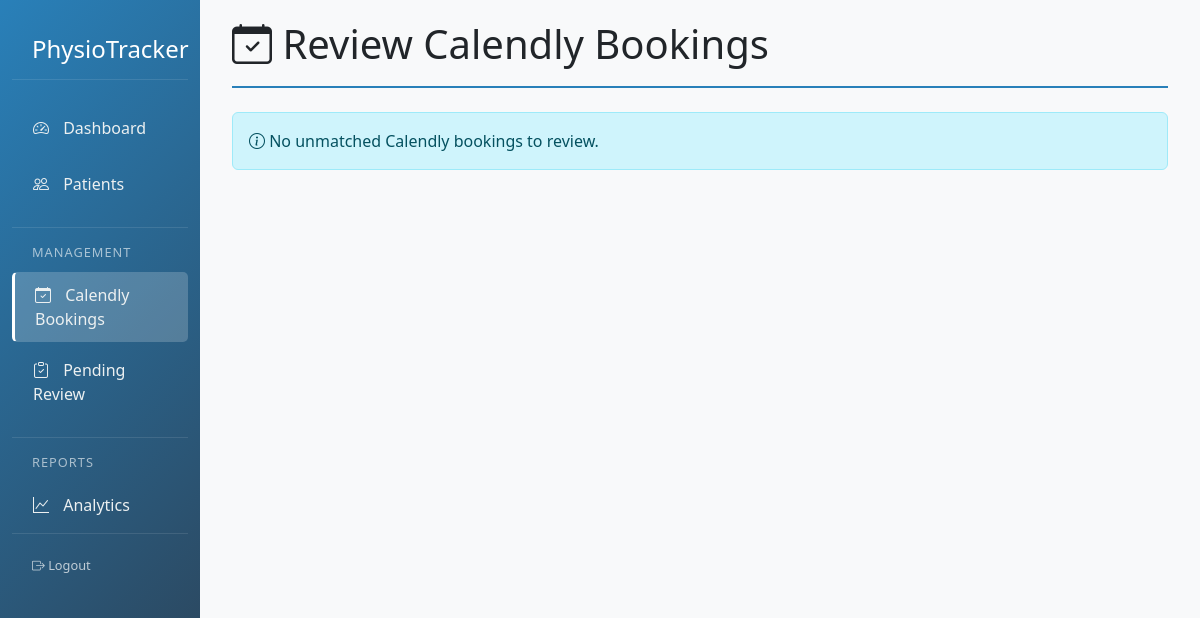
Before: /calendly/review with the older database file.
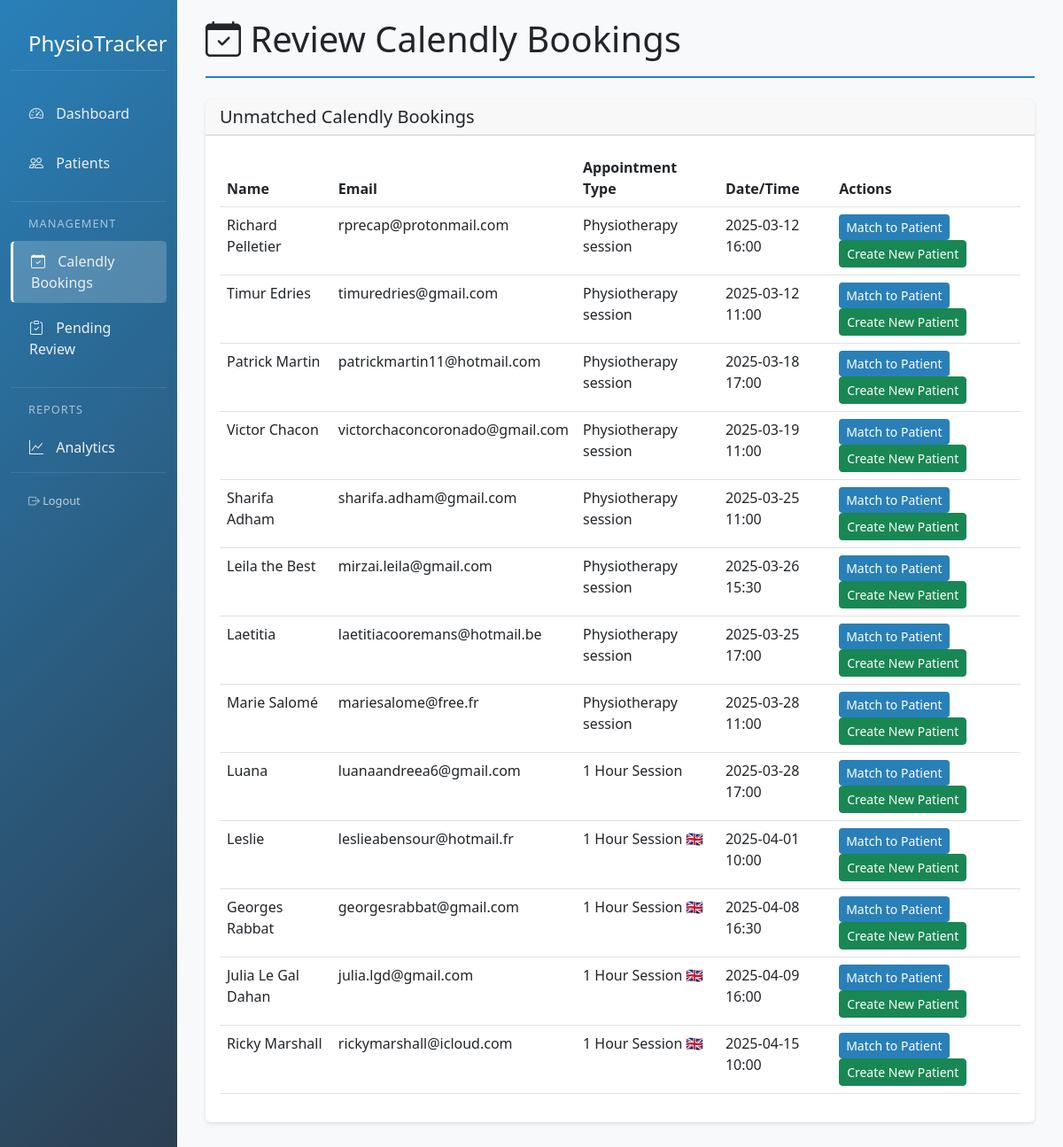
After: the same page with the newer database file.
### app/models.py (models this page shows)
class UnmatchedCalendlyBooking(db.Model):
    id = db.Column(db.Integer, primary_key=True)
    name = db.Column(db.String(100), nullable=False)
    email = db.Column(db.String(100), nullable=False)
    event_type = db.Column(db.String(100))
    start_time = db.Column(db.DateTime)
    calendly_invitee_id = db.Column(db.String(100))
    status = db.Column(db.String(20), default='Pending')  # Pending, Matched, Ignored
    matched_patient_id = db.Column(db.Integer, db.ForeignKey('patient.id'), nullable=True)
    created_at = db.Column(db.DateTime, default=datetime.utcnow)
    matched_patient = db.relationship('Patient', backref='calendly_matches')

### app/routes/main.py (the view)
@main.route('/calendly/review')
def review_calendly_bookings():
    unmatched_bookings = UnmatchedCalendlyBooking.query.filter_by(status='Pending').all()
    return render_template('calendly_review.html', unmatched_bookings=unmatched_bookings)

### app/templates/calendly_review.html (shortened to what this page needs)
{% extends "base.html" %}
{% block content %}
<div class="container-fluid">
    <div class="page-header d-flex justify-content-between align-items-center mb-4">
        <h1><i class="bi bi-calendar-check"></i> Review Calendly Bookings</h1>
    </div>
    {% if unmatched_bookings %}
    <div class="card mb-4">
        <div class="card-header">
            <h5 class="mb-0">Unmatched Calendly Bookings</h5>
        </div>
        <div class="card-body">
            <div class="table-responsive">
                <table class="table table-hover">
                    <thead>
                        <tr>
                            <th>Name</th>
                            <th>Email</th>
                            <th>Appointment Type</th>
                            <th>Date/Time</th>
                            <th>Actions</th>
                        </tr>
                    </thead>
                    <tbody>
                        {% for booking in unmatched_bookings %}
                        <tr data-booking-id="{{ booking.id }}">
                            <td>{{ booking.name }}</td>
                            <td>{{ booking.email }}</td>
                            <td>{{ booking.event_type }}</td>
                            <td>{{ booking.start_time.strftime('%Y-%m-%d %H:%M') }}</td>
                            <td>
                                <button class="btn btn-sm btn-primary"
                                        onclick="showMatchModal('{{ booking.id }}', '{{ booking.name }}')">
                                    Match to Patient
                                </button>
                                <button class="btn btn-sm btn-success"
                                        onclick="createNewPatient('{{ booking.id }}')">
                                    Create New Patient
                                </button>
                            </td>
                        </tr>
                        {% endfor %}
                    </tbody>
                </table>
            </div>
        </div>
    </div>
    {% else %}
    <div class="alert alert-info">
        <i class="bi bi-info-circle"></i> No unmatched Calendly bookings to review.
    </div>
    {% endif %}
</div>
{% endblock %}

### app/templates/base.html (shortened to what this page needs)
<!DOCTYPE html>
<html lang="en">
<head>
    <link href="https://cdn.jsdelivr.net/npm/bootstrap@5.3.0/dist/css/bootstrap.min.css" rel="stylesheet">
    <link rel="stylesheet" href="https://cdn.jsdelivr.net/npm/bootstrap-icons@1.7.2/font/bootstrap-icons.css">
    <link href="https://assets.calendly.com/assets/external/widget.css" rel="stylesheet">
</head>
<body>
    <div class="container-fluid">
        <div class="row">
            <div class="sidebar col-md-2 col-lg-2 d-md-block">
                <div class="sidebar-header">
                    <h3>PhysioTracker</h3>
                </div>
                <ul class="nav flex-column">
                    <li class="nav-item">
                        <a class="nav-link {% if request.path == '/' %}active{% endif %}" href="{{ url_for('main.index') }}">
                            <i class="bi bi-speedometer2"></i> Dashboard
                        </a>
                    </li>
                    <li class="nav-item">
                        <a class="nav-link {% if '/patients' in request.path %}active{% endif %}" href="{{ url_for('main.patients_list') }}">
                            <i class="bi bi-people"></i> Patients
                        </a>
                    </li>
                    <div class="nav-section">
                        <div class="nav-section-title">Management</div>
                        <li class="nav-item">
                            <a class="nav-link {% if '/calendly/review' in request.path %}active{% endif %}" href="{{ url_for('main.review_calendly_bookings') }}">
                                <i class="bi bi-calendar-check"></i> Calendly Bookings
                            </a>
                        </li>
                        <li class="nav-item">
                            <a class="nav-link {% if '/patients' in request.path and request.args.get('status') == 'Pending Review' %}active{% endif %}"
                               href="{{ url_for('main.patients_list', status='Pending Review') }}">
                                <i class="bi bi-clipboard-check"></i> Pending Review
                                {% set pending_count = get_pending_review_count() %}
                            </a>
                        </li>
                    </div>
                    <div class="nav-section">
                        <div class="nav-section-title">Reports</div>
                        <li class="nav-item">
                            <a class="nav-link {% if '/analytics' in request.path %}active{% endif %}" href="{{ url_for('main.analytics') }}">
                                <i class="bi bi-graph-up"></i> Analytics
                            </a>
                        </li>
                    </div>
                </ul>
                <div class="sidebar-footer">
                    <div class="user-info">
                        <a href="{{ url_for('auth.logout') }}" class="logout-link">
                            <i class="bi bi-box-arrow-right"></i> Logout
                        </a>
                    </div>
                </div>
            </div>
            <main class="col-md-10 ms-sm-auto content">
                <div class="alert-container position-fixed top-0 end-0 p-3" style="z-index: 1050">
                </div>
                {% block content %}{% endblock %}
            </main>
        </div>
    </div>
</body>
</html>

### app/templates/base.html (style rules this page uses)
:root { --primary-color: #2980b9; --secondary-color: #2980b9; --accent-color: #e74c3c; }
.sidebar { background: linear-gradient(135deg, var(--primary-color), #2c3e50); min-height: 100vh; padding-top: 20px; box-shadow: 2px 0 10px rgba(0,0,0,0.1); }
.sidebar .nav-link { color: #ecf0f1; padding: 10px 20px; margin: 5px 0; border-radius: 5px; transition: all 0.3s ease; border: 1px solid transparent; }
.sidebar .nav-link.active { background-color: rgba(255, 255, 255, 0.2); border-left: 3px solid #ffffff; font-weight: 500; }
.sidebar .nav-link i { margin-right: 10px; }
.content { padding: 20px; background-color: #f8f9fa; min-height: 100vh; }
.card { border: none; box-shadow: 0 2px 4px rgba(0,0,0,0.1); transition: transform 0.2s; }
.btn-primary { background-color: var(--primary-color); border: none; }
.page-header { border-bottom: 2px solid var(--secondary-color); padding-bottom: 10px; margin-bottom: 20px; }
.sidebar-header { padding: 15px 20px; margin-bottom: 20px; border-bottom: 1px solid rgba(255, 255, 255, 0.1); }
.sidebar-header h3 { color: white; margin: 0; font-size: 1.5rem; }
.nav-section { margin-top: 15px; padding-top: 15px; border-top: 1px solid rgba(255, 255, 255, 0.1); }
.nav-section-title { color: rgba(255, 255, 255, 0.6); font-size: 0.8rem; text-transform: uppercase; letter-spacing: 1px; padding: 0 20px; margin-bottom: 10px; }
.sidebar-footer { margin-top: auto; padding: 15px 20px; border-top: 1px solid rgba(255, 255, 255, 0.1); }
.user-info { color: white; font-size: 0.9rem; }
.logout-link { color: rgba(255, 255, 255, 0.7); text-decoration: none; font-size: 0.8rem; }
.badge.bg-primary, .btn-primary, .bg-primary { background-color: #2980b9 !important; border-color: #2980b9 !important; }
a { color: #2980b9; }
.btn-primary, .btn-primary:focus, .btn-primary:active, .btn-primary:not(:disabled):not(.disabled):active { background-color: #2980b9 !important; border-color: #2980b9 !important; }

Changed rows visible on the page:
added UnmatchedCalendlyBooking: name "Richard Pelletier", email "rprecap@protonmail.com", event_type "Physiotherapy session", start_time "2025-03-12 16:00"
added UnmatchedCalendlyBooking: name "Timur Edries", email "timuredries@gmail.com", event_type "Physiotherapy session", start_time "2025-03-12 11:00"
added UnmatchedCalendlyBooking: name "Patrick Martin", email "patrickmartin11@hotmail.com", event_type "Physiotherapy session", start_time "2025-03-18 17:00"
added UnmatchedCalendlyBooking: name "Victor Chacon", email "victorchaconcoronado@gmail.com", event_type "Physiotherapy session", start_time "2025-03-19 11:00"
added UnmatchedCalendlyBooking: name "Sharifa Adham", email "sharifa.adham@gmail.com", event_type "Physiotherapy session", start_time "2025-03-25 11:00"
added UnmatchedCalendlyBooking: name "Leila the Best", email "mirzai.leila@gmail.com", event_type "Physiotherapy session", start_time "2025-03-26 15:30"
added UnmatchedCalendlyBooking: name "Laetitia", email "laetitiacooremans@hotmail.be", event_type "Physiotherapy session", start_time "2025-03-25 17:00"
added UnmatchedCalendlyBooking: name "Marie Salomé", email "mariesalome@free.fr", event_type "Physiotherapy session", start_time "2025-03-28 11:00"
added UnmatchedCalendlyBooking: name "Luana", email "luanaandreea6@gmail.com", event_type "1 Hour Session", start_time "2025-03-28 17:00"
added UnmatchedCalendlyBooking: name "Leslie", email "leslieabensour@hotmail.fr", event_type "1 Hour Session 🇬🇧", start_time "2025-04-01 10:00"
added UnmatchedCalendlyBooking: name "Georges Rabbat", email "georgesrabbat@gmail.com", event_type "1 Hour Session 🇬🇧", start_time "2025-04-08 16:30"
added UnmatchedCalendlyBooking: name "Julia Le Gal Dahan", email "julia.lgd@gmail.com", event_type "1 Hour Session 🇬🇧", start_time "2025-04-09 16:00"
added UnmatchedCalendlyBooking: name "Ricky Marshall", email "rickymarshall@icloud.com", event_type "1 Hour Session 🇬🇧", start_time "2025-04-15 10:00"
Other visible differences:
text no longer shown: "No unmatched Calendly bookings to review."
text now shown: "Unmatched Calendly Bookings Name Email Appointment Type Date/Time Actions"
